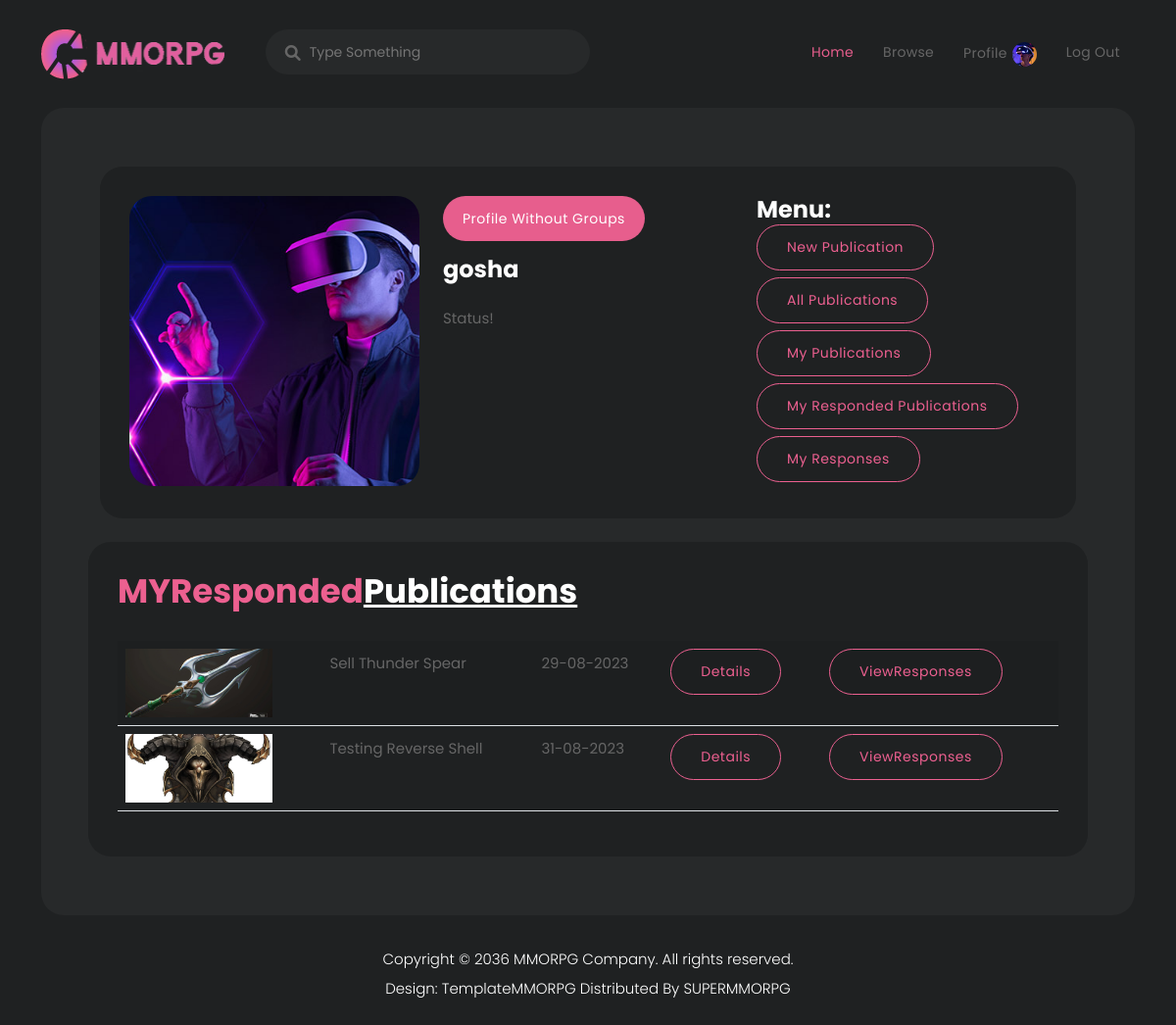
Page /posts/respedlist (signed in) on the committed database.
### posts/models.py (models this page shows, shortened)
class Post(models.Model):
    TANKS = 'TK'
    HEALERS = 'HL'
    DAMAGEDEALER = 'DD'
    TRADERS = 'TR'
    GUILDMASTERS = 'GM'
    QUESTGIVERS = 'QG'
    BLACKSMITH = 'BM'
    TANNERS = 'TN'
    POTIONSMASTERS = 'PM'
    WIZRADS = 'WZ'
    CATEGORY_CHOICES = (
        (TANKS, 'Танки'),
        (HEALERS, 'Хилы'),
        (DAMAGEDEALER, 'Даммагеры'),
        (TRADERS, 'Торговцы'),
        (GUILDMASTERS, 'Гилдмастеры'),
        (QUESTGIVERS, 'Квестгиверы'),
        (BLACKSMITH, 'Кузнецы'),
        (TANNERS, 'Кожевники'),
        (POTIONSMASTERS, 'Зельевары'),
        (WIZRADS, 'Мастера Заклинаний'),
    )
    author = models.ForeignKey(User, on_delete=models.CASCADE)
    postType = models.CharField(
        max_length=2, choices=CATEGORY_CHOICES)
    postCategory = models.ForeignKey(Category, on_delete=models.CASCADE)
    dateCreation = models.DateTimeField(auto_now_add=True)
    title = models.CharField(max_length=128)
    text = models.TextField()
    image = models.ImageField(upload_to='images/%Y-%m-%d/')
    respondent = models.ManyToManyField(Feedback, through='FeedBackMany')

### posts/views.py (the view)
# urls.py: path('respedlist', RespondendPublicationList.as_view(),
class RespondendPublicationList(ListView):
    model = Post
    template_name = 'accounts/profile_posts_responded.html'
    context_object_name = 'posts'
    ordering = ['id']
    paginate_by = 5
    def get_queryset(self, **kwargs):
        queryset = Post.objects.filter(
            author=self.request.user.id)
        return queryset
    def get_context_data(self, **kwargs):
        context = super().get_context_data(**kwargs)
        posts = Post.objects.filter(
            author=self.request.user.id)
        respdict = []
        for i in posts:
            if i.respondent:
                respdict.append(True)
        context['respondenttrue'] = respdict
        return context

### templates/accounts/profile_posts_responded.html
{% extends 'accounts/profile_posts.html' %}
{%block responded_publications%}
{% if respondenttrue %}
<div class="heading-section">
   <h4>MYResponded<em>Publications</em> </h4>
</div>
<table class="table table-striped ">
   {% for i in posts %}
   {%if i.respondent.all%}
   <tr>
      <td>
         <img style="max-width: 70px; max-height:70px;" src="{{ i.image.url }}" class="self-image" alt="Picture">
      </td>
      <td>
         <p>{{ i.title }}</p>
      </td>
      <td>
         <p>{{ i.dateCreation|date:'d-m-Y'}}</p>
      </td>
      <td>
         <div class=" col-lg-4 main-border-button">
            <a href="{%url 'posts:post_detail' i.id%}">Details</a>
         </div>
      </td>
      <td>
         <div class=" col-lg-4 main-border-button">
            <a href="{%url 'posts:response_detail' i.id%}">ViewResponses</a>
         </div>
      </td>
   </tr>
   {%endif%}
   {% endfor %}
</table>
{%else%}
<div class="heading-section">
   <h4>NO-Responded<em>Publications</em> </h4>
</div>
{%endif%}
{%endblock responded_publications%}

### templates/accounts/profile.html (shortened to what this page needs)
{% extends 'default.html' %}
{%load static%}
{%block content%}
<div class="row">
  <div class="col-lg-12">
    <div class="main-profile ">
      <div class="row">
        <div class="col-lg-4">
          <img src="{%static 'assets/images/profile.jpg'%}" alt="" style="border-radius: 23px;">
        </div>
        <div class="col-lg-4 ">
          <div class="main-info header-text">
            {%if is_common_user%}
            <p><span>Common profile</span></p>
            {%else%}
            <p><span>Profile without groups</span></p>
            {%endif%}
            <h4>{{user.username}}</h4>
            <p>Status!</p>
          </div>
        </div>
        <div class="col-lg-4">
          <h4>Menu:</h4>
          <div class="main-border-button">
            <a href="/posts/add">New Publication</a>
          </div>
          <div class="main-border-button">
            <a href="/posts">All Publications</a>
          </div>
          <div class="main-border-button">
            <a href="{%url 'posts:profile_posts'%}">My Publications</a>
          </div>
          <div class="main-border-button">
            <a href="{%url 'posts:profile_responsed'%}">My Responded Publications</a>
          </div>
          <div class="main-border-button">
            <a href="{%url 'posts:profile_responses'%}">My Responses</a>
          </div>
        </div>
      </div>
    </div>
  </div>
</div>
{%block mypublications%}
{%endblock mypublications%}
{%endblock content%}

### static/assets/css/templatemo-cyborg-gaming.css (style rules this page uses)
html, body, div, span, applet, object, iframe, h1, h2, h3, h4, h5, h6, p, blockquote, div pre, a, abbr, acronym, address, big, cite, code, del, dfn, em, font, img, ins, kbd, q, s, samp, small, strike, strong, sub, sup, tt, var, b, u, i, center, dl, dt, dd, ol, ul, li, figure, header, nav, section, article, aside, footer, figcaption { margin: 0; padding: 0; border: 0; outline: 0; }
* { box-sizing: border-box; }
html, body { font-family: 'Poppins', sans-serif; font-weight: 400; background-color: #1e1e1e; font-size: 16px; -ms-text-size-adjust: 100%; -webkit-font-smoothing: antialiased; -moz-osx-font-smoothing: grayscale; }
body { min-height: 100vh; }
a { color: #CCC; text-decoration: none !important; }
h1, h2, h3, h4, h5, h6 { margin-top: 0px; margin-bottom: 0px; color: #fff; font-weight: 700; }
p { font-size: 15px; line-height: 30px; color: #fff; }
img { width: 100%; overflow: hidden; }
.self-image { min-width: 150px; max-width: 100%; min-height: 100%; object-fit: cover; }
html, body { background: #1f2122; font-family: 'Poppins', sans-serif; }
p { font-size: 15px; color: #666; line-height: 30px; margin-bottom: 0px; }
.main-border-button a { font-size: 14px; color: #ec6090; background-color: transparent; border: 1px solid #ec6090; padding: 12px 30px; display: inline-block; border-radius: 25px; font-weight: 400; text-transform: capitalize; letter-spacing: 0.5px; transition: all .3s; position: relative; overflow: hidden; }
.heading-section h4 { color: #ec6090; font-size: 34px; text-decoration: none; margin-bottom: 30px; }
.heading-section h4 em { color: #fff; font-style: normal; text-decoration: underline; }
.main-profile { border-radius: 23px; padding: 30px; background-color: #1f2122; }
.main-profile .main-info span { font-size: 14px; color: #fff; background-color: #e75e8d; padding: 8px 20px; display: inline-block; border-radius: 25px; font-weight: 400; text-transform: capitalize; letter-spacing: 0.5px; margin-bottom: 15px; }
.main-profile .main-info h4 { margin-bottom: 20px; }
body { overflow-x: hidden; }

### rows in the picture
Post: image (picture), title "Sell Thunder Spear", dateCreation "29-08-2023"
Post: image (picture), title "Testing Reverse Shell", dateCreation "31-08-2023"

### other values in the picture
{{ user.username }} "gosha"
